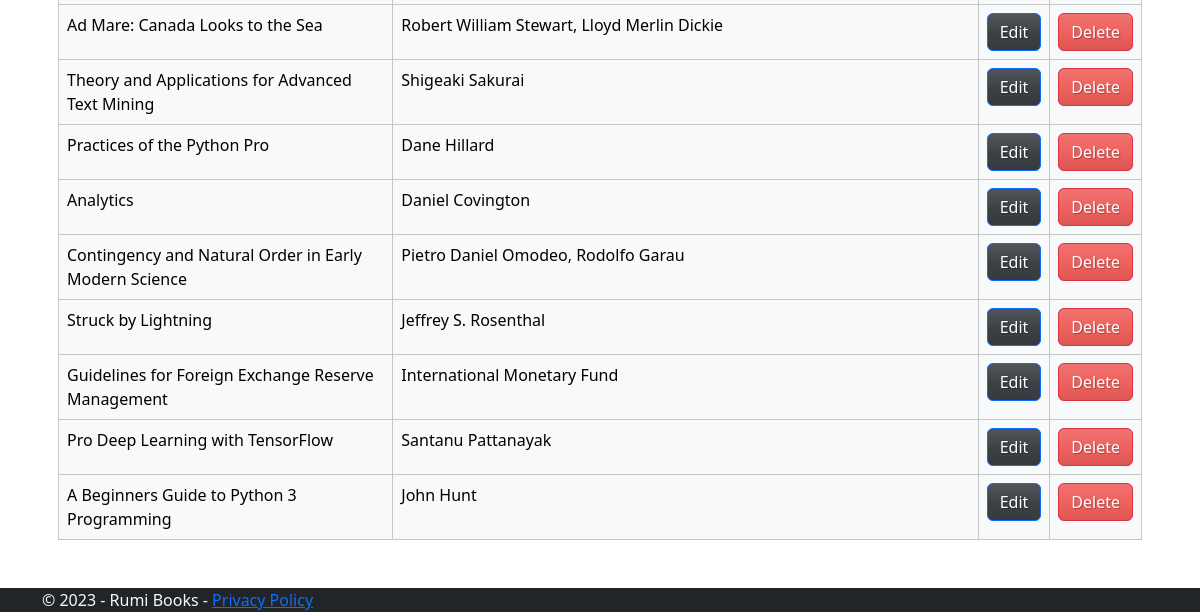
The app's page /books-by-category/3/ (lower part), older data.
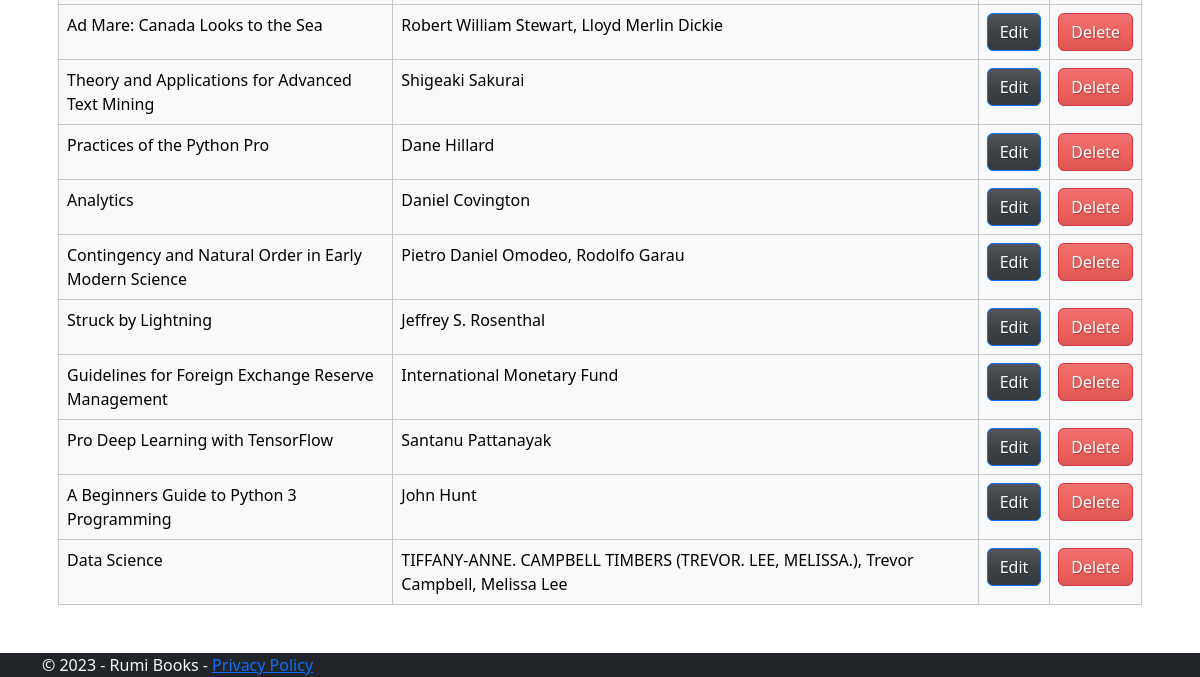
The same page, newer data.
### rumi_app/models.py (models this page shows, shortened)
class Book(models.Model):
    storeId = models.CharField(max_length=50, db_index=True)
    title = models.CharField(max_length=255, db_index=True)
    subtitle = models.CharField(max_length=255, db_index=True, null=True, blank=True)
    authors = models.CharField(max_length=255, db_index=True)
    publisher = models.CharField(max_length=255, db_index=True)
    published_date = models.DateField()
    category = models.ForeignKey(Category, on_delete=models.CASCADE)
    distribution_expense = models.DecimalField(max_digits=5, decimal_places=2)

### rumi_app/views.py (the view)
# urls.py: path('books-by-category/<int:category_id>/', books_by_category, name='books_by_category'),
def books_by_category(request, category_id):
    category = Category.objects.get(pk=category_id)
    books = Book.objects.filter(category=category)
    book_count = books.count()
    return render(request, 'category/books_by_category.html', {'category': category, 'books': books, 'book_count': book_count})

### templates/category/books_by_category.html (shortened to what this page needs)
{% extends 'base.html' %}
{% block content %}
<div class="container p-3">
    <table class="table table-bordered table-light tabble-striped" style="width: 100%;">
        <tbody>
            {% for book in books %}
                <tr>
                    <td>{{ book.title }}</td>
                    <td>{{ book.authors }}</td>
                    <td>
                        <a href="{% url 'book_update' book.id %}" class="btn btn-primary">
                            Edit
                        </a>
                    </td>
                    <td>
                        <a href="{% url 'book_delete' book.id %}" class="btn btn-danger">
                            Delete
                        </a>
                    </td>
                </tr>
            {% endfor %}
        </tbody>
    </table>
</div>
{% endblock %}

Row changes from the older to the newer data that the page shows:
now on this page (row edited): Book: title "Data Science", authors "TIFFANY-ANNE. CAMPBELL TIMBERS (TREVOR. LEE, MELISSA.), Trevor Campbell, Melissa Lee"
